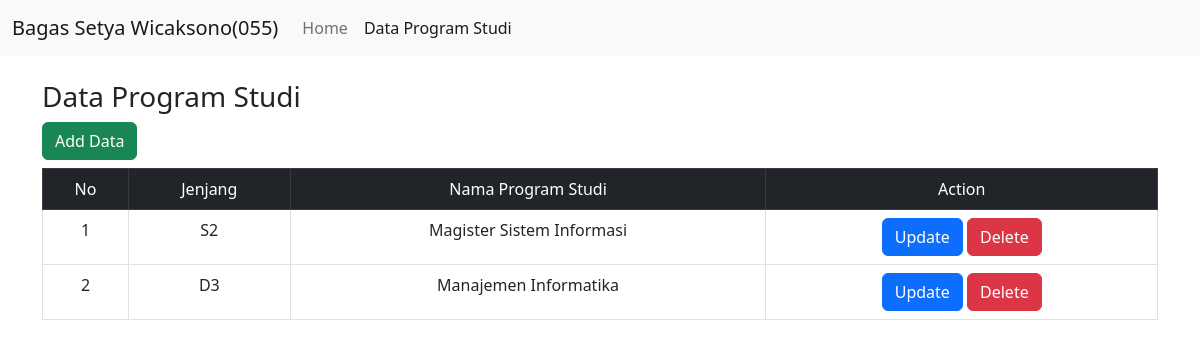
Page /prodi.php on the committed database.
### tables this page shows
CREATE TABLE `tbl_prodi` (
  `id_prodi` int(11) NOT NULL,
  `jenjang` varchar(255) NOT NULL,
  `nama_prodi` varchar(255) NOT NULL
);

### prodi.php (the view, shortened to what this page needs)
<?php
include 'connection.php';
$query = "SELECT * FROM tbl_prodi;";
$sql = mysqli_query($conn, $query);
?>
<!doctype html>
<html lang="en">
<head>
    <link href="https://cdn.jsdelivr.net/npm/bootstrap@5.2.2/dist/css/bootstrap.min.css" rel="stylesheet">
</head>
<body>
    <nav class="navbar navbar-expand-lg bg-light mb-4">
        <div class="container-fluid">
            <a class="navbar-brand" href="index.php">Bagas Setya Wicaksono(055)</a>
            <div class="collapse navbar-collapse" id="navbarNav">
                <ul class="navbar-nav">
                    <li class="nav-item">
                        <a class="nav-link" aria-current="page" href="index.php">Home</a>
                    </li>
                    <li class="nav-item">
                        <a class="nav-link active" aria-current="page" href="prodi.php">Data Program Studi</a>
                    </li>
                </ul>
            </div>
        </div>
    </nav>
    <div class="content">
        <div class="container">
            <h3>Data Program Studi</h3>
            <a href="add_prodi.php" class="btn btn-success mb-2">Add Data</a>
            <table class="table table-bordered table-hover text-center">
                <tr class="table-dark">
                    <td>No</td>
                    <td>Jenjang</td>
                    <td>Nama Program Studi</td>
                    <td>Action</td>
                </tr>
                <?php
                $i = 1;
                while ($data = mysqli_fetch_assoc($sql)) {
                ?>
                    <tr>
                        <td><?php echo $i++ ?></td>
                        <td><?php echo $data['jenjang']; ?></td>
                        <td><?php echo $data['nama_prodi']; ?></td>
                        <td>
                            <a href="update_page_prodi.php?id_prodi=<?php echo $data['id_prodi']; ?>" class="btn btn-primary">Update</a>
                            <a href="delete_prodi.php?id_prodi=<?php echo $data['id_prodi']; ?>" class="btn btn-danger">Delete</a>
                        </td>
                    </tr>
                <?php } ?>
            </table>
        </div>
    </div>
</body>
</html>

### rows in the picture
tbl_prodi: jenjang "S2", nama_prodi "Magister Sistem Informasi"
tbl_prodi: jenjang "D3", nama_prodi "Manajemen Informatika"
